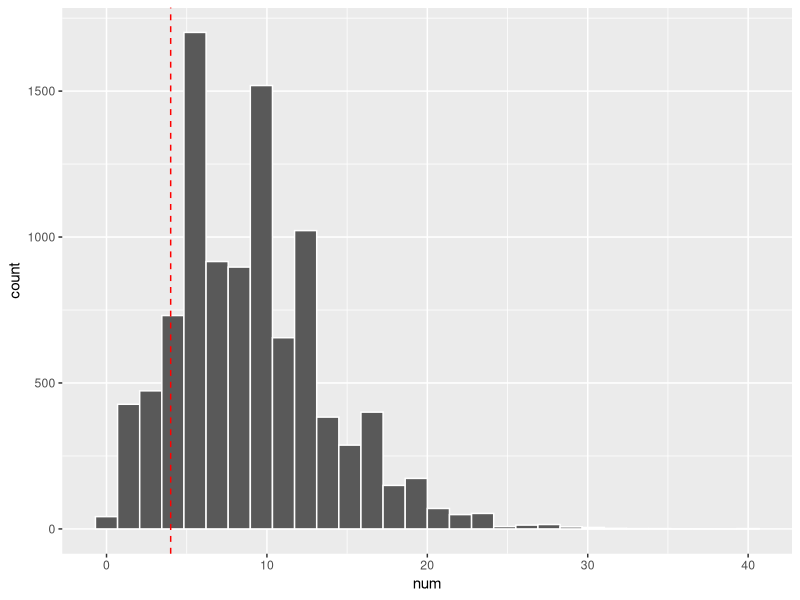

The R script that drew this image:
## ---- chunk 1

## this is the total number of failures, the random variable X 
x<- 4

p<- 0.4

## size, the number of successful trials we are targeting
size <- 10 - x

dnbinom(x= x, size = size, prob = p)
## ---- chunk 2
## this is the same as 
choose(size + x -1, size-1) * p^(size) * (1-p)^x

## and 
choose(size + x -1, x) * p^(size) * (1-p)^x

## ---- chunk 3
library(tidyverse)

rnbinom(10000, size = size, prob =p) %>%
        enframe(name = "seq", value = "num") %>%
        ggplot(aes(x = num)) +
        geom_histogram(col="white", bins = 30) +
        geom_vline(xintercept = x, linetype = 2, col= "red")

mean(rnbinom(10000, size = size, prob =p) == x)
## ---- chunk 4
mu<- size/p - size 
mu
variance<- mu + mu^2/size 
variance

dnbinom(x= x, size = size, mu = mu)
